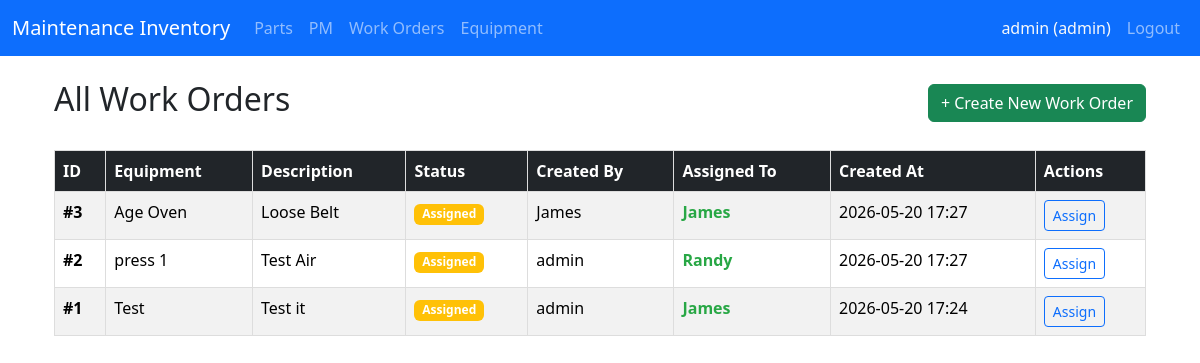
/workorder/ (signed in), run on the app's committed database.
### app/models/user.py (models this page shows, shortened)
class User(UserMixin, db.Model):
    __tablename__ = 'users'
    id = db.Column(db.Integer, primary_key=True)
    username = db.Column(db.String(80), unique=True, nullable=False)
    password_hash = db.Column(db.String(256), nullable=False)
    role = db.Column(db.String(20), default='technician') # 'admin' or 'technician'
    must_change_password = db.Column(db.Boolean, default=True) # Force change on first login
    created_at = db.Column(db.DateTime, default=datetime.utcnow)
    email = db.Column(db.String(120), unique=True, nullable=True) # Optional (nullable=True)

### app/models/workorder.py (models this page shows, shortened)
class WorkOrder(db.Model):
    __tablename__ = 'workorder'
    __table_args__ = {'extend_existing': True}
    id = db.Column(db.Integer, primary_key=True)
    equipment = db.Column(db.String(200), nullable=False)
    description = db.Column(db.Text, nullable=False)
    status = db.Column(db.String(50), default="Open")
    created_by_id = db.Column(db.Integer, db.ForeignKey('users.id'), nullable=False)
    assigned_to_id = db.Column(db.Integer, db.ForeignKey('users.id'), nullable=True)
    created_at = db.Column(db.DateTime, default=datetime.utcnow)
    assigned_at = db.Column(db.DateTime, nullable=True)
    created_by = db.relationship('User', foreign_keys=[created_by_id], backref='created_workorders')
    assigned_to = db.relationship('User', foreign_keys=[assigned_to_id], backref='assigned_workorders')

### app/routes/workorder.py (the view)
@bp.route('/')
@login_required
def index():
    if current_user.role == 'admin':
        workorders = WorkOrder.query.order_by(WorkOrder.created_at.desc()).all()
        technicians = User.query.filter_by(role='technician').all()
    else:
        workorders = WorkOrder.query.filter_by(assigned_to_id=current_user.id)\
                        .order_by(WorkOrder.created_at.desc()).all()
        technicians = []
    return render_template('workorder/list.html',
                         workorders=workorders,
                         technicians=technicians)

### app/templates/workorder/list.html (shortened to what this page needs)
{% extends "base.html" %}
{% block content %}
<div class="container mt-4">
    <div class="d-flex justify-content-between align-items-center mb-4">
        <h2>
            {% if current_user.role == 'admin' %}All Work Orders{% else %}My Work Orders{% endif %}
        </h2>
        <a href="{{ url_for('workorder.new') }}" class="btn btn-success">+ Create New Work Order</a>
    </div>
    <table class="table table-striped table-hover">
        <thead class="table-dark">
            <tr>
                <th>ID</th>
                <th>Equipment</th>
                <th>Description</th>
                <th>Status</th>
                <th>Created By</th>
                <th>Assigned To</th>
                <th>Created At</th>
                {% if current_user.role == 'admin' %}
                <th>Actions</th>
                {% endif %}
            </tr>
        </thead>
        <tbody>
            {% for wo in workorders %}
            <tr>
                <td><strong>#{{ wo.id }}</strong></td>
                <td>{{ wo.equipment }}</td>
                <td>{{ wo.description[:100] }}{% if wo.description|length > 100 %}...{% endif %}</td>
                <td>
                    <span class="badge bg-{{ 'success' if wo.status == 'Completed' else 'warning' if wo.status == 'Assigned' else 'primary' }}">
                        {{ wo.status }}
                    </span>
                </td>
                <td>{{ wo.created_by.username if wo.created_by else 'N/A' }}</td>
                <td>
                    {% if wo.assigned_to %}
                        <strong style="color: #28a745;">{{ wo.assigned_to.username }}</strong>
                    {% else %}
                        <span class="text-muted">Unassigned</span>
                    {% endif %}
                </td>
                <td>{{ wo.created_at.strftime('%Y-%m-%d %H:%M') if wo.created_at else 'N/A' }}</td>
                {% if current_user.role == 'admin' %}
                <td>
                    <button class="btn btn-sm btn-outline-primary" onclick="assignWorkOrder({{ wo.id }})">
                        Assign
                    </button>
                </td>
                {% endif %}
            </tr>
            {% else %}
            <tr>
                <td colspan="8" class="text-center py-4">No work orders found.</td>
            </tr>
            {% endfor %}
        </tbody>
    </table>
</div>
{% endblock %}

### app/templates/base.html (shortened to what this page needs)
<!DOCTYPE html>
<html lang="en">
<head>
    <link href="https://cdn.jsdelivr.net/npm/bootstrap@5.3.3/dist/css/bootstrap.min.css" rel="stylesheet">
</head>
<body>
<nav class="navbar navbar-expand-lg navbar-dark bg-primary sticky-top">
    <div class="container-fluid">
        <a class="navbar-brand" href="{{ url_for('dashboard.index') }}">Maintenance Inventory</a>
        <div class="collapse navbar-collapse" id="navbarNav">
            <ul class="navbar-nav me-auto">
                <li class="nav-item">
                    <a class="nav-link" href="{{ url_for('parts.index') }}">Parts</a>
                </li>
                <li class="nav-item">
                    <a class="nav-link" href="{{ url_for('pm.index') }}">PM</a>
                </li>
                <li class="nav-item">
                    <a class="nav-link" href="{{ url_for('workorder.index') }}">Work Orders</a>
                </li>
                <li class="nav-item">
                    <a class="nav-link" href="{{ url_for('equipment.index') }}">Equipment</a>
                </li>
            </ul>
            <ul class="navbar-nav ms-auto">
                <li class="nav-item">
                    <span class="nav-link text-light">
                        {{ current_user.username }} ({{ current_user.role }})
                    </span>
                </li>
                <li class="nav-item">
                    <a class="nav-link" href="{{ url_for('auth.logout') }}">Logout</a>
                </li>
            </ul>
        </div>
    </div>
</nav>
    <div class="container mt-4">
        {% block content %}{% endblock %}
    </div>
</body>
</html>

### app/templates/base.html (style rules this page uses)
table { width: 100%; border-collapse: collapse; margin-top: 10px; }
th, td { border: 1px solid #ddd; padding: 8px; text-align: left; }
th { background-color: #f2f2f2; cursor: pointer; }

### data on the page
User: username "admin", role "admin"
WorkOrder: id "3", equipment "Age Oven", description "Loose Belt", status "Assigned", created_by "James", assigned_to.username "James", created_at "2026-05-20 17:27"
WorkOrder: id "2", equipment "press 1", description "Test Air", status "Assigned", created_by "admin", assigned_to.username "Randy", created_at "2026-05-20 17:27"
WorkOrder: id "1", equipment "Test", description "Test it", status "Assigned", created_by "admin", assigned_to.username "James", created_at "2026-05-20 17:24"
